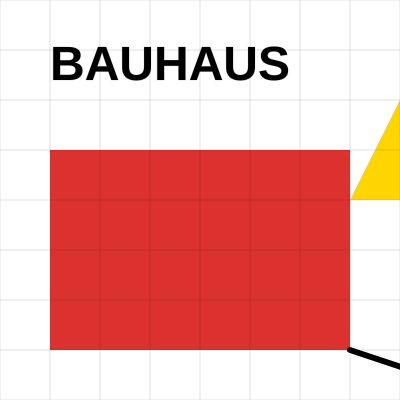
Frame 1 (no input)
Frame 2 (the mouse pressed at the canvas centre, redrawn once): identical to frame 1, image omitted

The p5.js sketch that drew this single still picture (run headless with seeded random() and noise() and a simulated clock; the mouse was pressed at the canvas centre and the sketch redrawn once):

// p5.js sketch
// ── sketch.js
// Bauhaus color palette
const RED = [220, 50, 47];
const BLUE = [38, 139, 210];
const YELLOW = [255, 213, 0];
const BLACK = [0, 0, 0];
const WHITE = [255, 255, 255];

function setup() {
  createCanvas(400, 400);
  background(255);
  noLoop();
}

function draw() {
  background(255);
  
  // Main geometric composition
  drawBauhausComposition();
  
  // Grid overlay
  drawGrid();
  
  // Typography element
  drawTypography();
}

function drawBauhausComposition() {
  // Large red rectangle
  fill(RED[0], RED[1], RED[2]);
  noStroke();
  rect(50, 150, 300, 200);
  
  // Blue circle
  fill(BLUE[0], BLUE[1], BLUE[2]);
  circle(600, 250, 180);
  
  // Yellow triangle
  fill(YELLOW[0], YELLOW[1], YELLOW[2]);
  triangle(400, 100, 350, 200, 450, 200);
  
  // Black geometric shapes
  fill(BLACK[0], BLACK[1], BLACK[2]);
  rect(100, 400, 150, 40);
  rect(200, 500, 40, 120);
  
  // White rectangle with black border
  stroke(BLACK[0], BLACK[1], BLACK[2]);
  strokeWeight(4);
  fill(WHITE[0], WHITE[1], WHITE[2]);
  rect(450, 450, 200, 150);
  
  // Small red circles
  noStroke();
  fill(RED[0], RED[1], RED[2]);
  circle(150, 550, 30);
  circle(320, 480, 25);
  
  // Blue rectangles
  fill(BLUE[0], BLUE[1], BLUE[2]);
  rect(600, 400, 120, 30);
  rect(650, 500, 30, 80);
  
  // Diagonal lines
  stroke(BLACK[0], BLACK[1], BLACK[2]);
  strokeWeight(6);
  line(350, 350, 500, 400);
  line(100, 650, 300, 600);
  
  strokeWeight(2);
  line(550, 150, 700, 300);
}

function drawGrid() {
  stroke(0, 0, 0, 30);
  strokeWeight(1);
  
  // Vertical lines
  for (let x = 0; x <= width; x += 50) {
    line(x, 0, x, height);
  }
  
  // Horizontal lines
  for (let y = 0; y <= height; y += 50) {
    line(0, y, width, y);
  }
}

function drawTypography() {
  // Title in Bauhaus style
  fill(BLACK[0], BLACK[1], BLACK[2]);
  textAlign(LEFT);
  textSize(48);
  textStyle(BOLD);
  text("BAUHAUS", 50, 80);
  
  // Subtitle
  textSize(16);
  textStyle(NORMAL);
  fill(RED[0], RED[1], RED[2]);
  text("FORM FOLLOWS FUNCTION", 50, 720);
  
  // Geometric text arrangement
  textAlign(CENTER);
  textSize(24);
  fill(BLUE[0], BLUE[1], BLUE[2]);
  push();
  translate(600, 600);
  rotate(PI/4);
  text("DESIGN", 0, 0);
  pop();
}

// ── style.css
/* Minimal back button in top-left corner */
.back-btn {
  position: absolute;
  top: 16px;
  left: 16px;
  z-index: 10;
  text-decoration: none;
}
.back-btn svg {
  display: block;
  fill: none;
  stroke: #ffd700;
  transition: stroke 0.2s;
}
.back-btn:hover svg {
  stroke: #ffa500;
}
html,
body {
  margin: 0;
  padding: 0;
  display: grid;
  place-content: center center;
  height: 100vh;
  background: #f5f5f5;
}

canvas {
  display: block;
  border: 3px solid #000;
  border-radius: 0;
}
